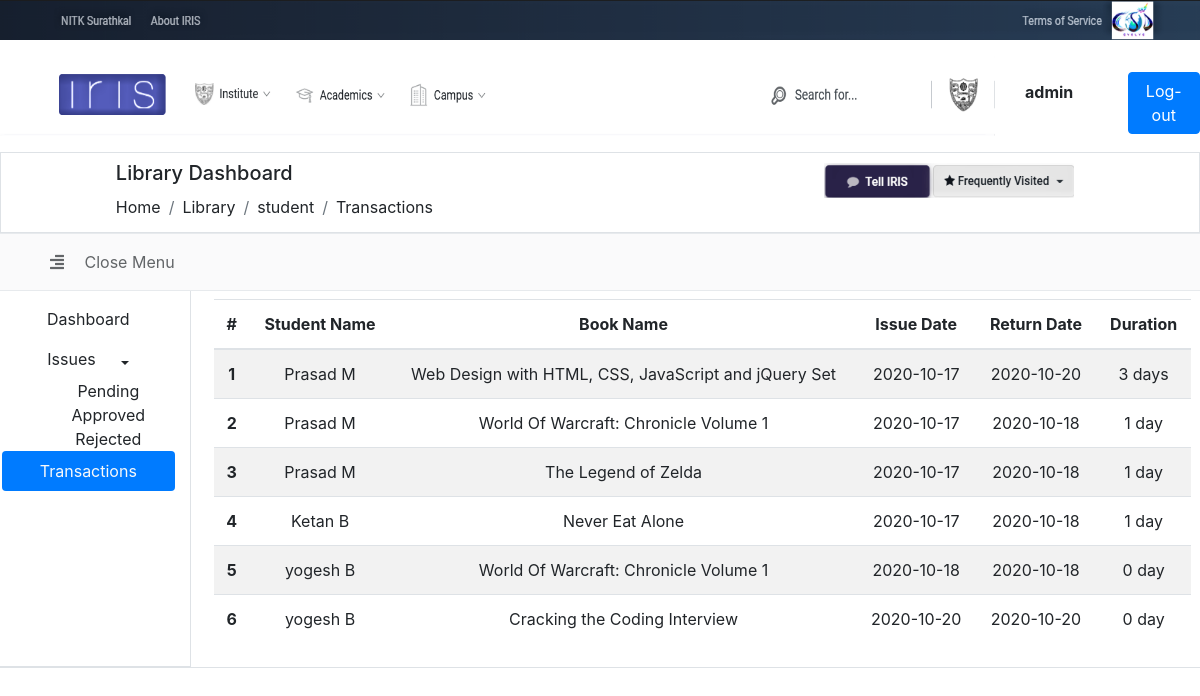
The app's page /admin-student/adminTransaction.php (signed in) with its own data.
### tables this page shows
CREATE TABLE `users` (
  `id` int(11) NOT NULL,
  `name` varchar(100) DEFAULT NULL,
  `collegeID` varchar(8) DEFAULT NULL,
  `passward` varchar(100) DEFAULT NULL
);

CREATE TABLE `issue` (
  `id` int(11) NOT NULL,
  `userID` int(11) NOT NULL,
  `bookID` int(11) NOT NULL,
  `tag` int(2) NOT NULL,
  `issueDate` date DEFAULT NULL,
  `returnDate` date DEFAULT NULL
);

CREATE TABLE `books` (
  `id` int(11) NOT NULL,
  `title` varchar(100) NOT NULL,
  `description` text NOT NULL,
  `quantity` int(11) NOT NULL,
  `isbn` bigint(15) NOT NULL
);

### admin-student/adminTransaction.php (the view, shortened to what this page needs)
<?php
  if (array_key_exists("id", $_SESSION) ) {
    include("../php//connection.php");
    $query = "SELECT id, collegeID FROM `users`";
    $row = mysqli_fetch_array(mysqli_query($conn, $query));
  }
  else{
    header("Location: ../../index.php?logout=1");
  }
  $mainBody = '';
  $count = 0;
  $query = "SELECT * FROM `issue`";
  $result = mysqli_query($conn, $query);
  if($result){
      if(mysqli_num_rows($result)>0){
          while($row1 = mysqli_fetch_assoc($result)){
            if($row1['tag'] == "2"){
              $count++;
              $diff = abs(strtotime($row1['returnDate']) - strtotime($row1['issueDate']));
              $duration = floor($diff/ (60*60*24));
              if($duration == "1" || $duration == "0"){
                $duration .= " day";
              }
              else if($duration > "1"){
                $duration .= " days";
              }
              else{
                $duration = "--";
              }
             $query2 = "SELECT * FROM `books` WHERE id = '".mysqli_real_escape_string($conn, $row1['bookID'])."'";
             $row2 = mysqli_fetch_array(mysqli_query($conn, $query2));
             $query3 = "SELECT `name` FROM `users` WHERE id = '".mysqli_real_escape_string($conn, $row1['userID'])."'";
             $row3 = mysqli_fetch_array(mysqli_query($conn, $query3));
             $mainBody .= '<tr>
             <th scope="row">'.$count.'</th>
             <td>'.$row3["name"].'</td>
             <td>'.$row2["title"].'</td>
             <td>'.$row1["issueDate"].'</td>
             <td>'.$row1["returnDate"].'</td>
             <td>'.$duration.'</td>
           </tr>';
         }
       }
     }
   }
  include("../php//header.php");
?>
<body>
  <div class="row ">
      <figure><img src="../../images/top_nav.PNG" width="100%" height="40px"></figure>
  </div>
  <div class="row">
    <div class="col-xl-10">
      <figure><img src="../../images/second_nav.PNG" width="100%" height="80px"></figure>
    </div>
    <div class="col-xl-1 mt-4 font-weight-bold">
        <?php echo $row["collegeID"]; ?>
    </Div>
    <div class="col-xl-1 mt-3">
        <a href="../../index.php?logout=1"><button type="button" class="btn btn-primary" id="log-out">
         Log-out
        </button></a>
    </div>
</div>
  <div class="container-fluid border">
    <div class="row">
      <div class="col-md-1"></div>
      <div class="col-md-7 py-2">
        <h5>Library Dashboard</h5>
        <nav aria-label="breadcrumb">
          <ol class="breadcrumb remalign">
            <li class="breadcrumb-item"><a href="#">Home</a></li>
            <li class="breadcrumb-item"><a href="../../index.php?logout=1">Library</a></li>
            <li class="breadcrumb-item"><a href="./student.php">student</a></li>
            <li class="breadcrumb-item">Transactions</li>
          </ol>
        </nav>
      </div>
      <div class="col-md-4 pl-4">
        <figure><img src="../../images/3rd_pic.PNG" width="250px" height="35px" style="position: relative; top: 10px;"></figure>
      </div>
    </div>
  </div>
    <div class="row bg-light" style="opacity: .7;">
      <div class="col-md-12 py-2 px-5 border">
            <a href="#" class="nav-link"  onclick="hideShowMenu()" id="hideShowMenu">
              <i class="fa fa-align-right mr-2 " id="hideShowMenuIcon"></i>
              <span class="hide-text-md ml-2" id="hideShowMenuText">Close Menu</span>
            </a>
      </div>
    </div>
    <div class="row main-content border border-top-0">
      <div class="col-md-2 border border-top-0 py-2" id="dash" style="text-align: center;">
      <ul class="nav flex-column">
          <li class="nav-item">
            <a class="nav-link" href="./admin.php">Dashboard</a>
          </li>
          <li class="nav-item">
            <a class="nav-link dropmenu" data-toggle="collapse" data-target="#submenu">Issues</a>
              <ul>
                <li><a href="./issuePending.php"  >Pending</a></li>
                <li><a href="./issueApproved.php">Approved</a></li>
                <li><a href="./issueRejected.php">Rejected</a></li>
              </ul>
          </li>
          <li class="nav-item bg-primary rounded">
            <a class="nav-link text-light"  disabled>Transactions</a>
          </li>
        </ul>
      </div>
      <div class="col-md-10 py-2" id="main-area">
        <div class="row text-center mx-2">
        <table class="table table-striped ">
            <thead>
                <tr>
                <th scope="col">#</th>
                <th scope="col">Student Name</th>
                <th scope="col">Book Name</th>
                <th scope="col">Issue Date</th>
                <th scope="col">Return Date</th>
                <th scope="col">Duration</th>
                </tr>
            </thead>
            <tbody>
                <?php echo $mainBody;?>
            </tbody>
            </table>
        </div>
      </div>
    </div>
</body>
</html>

### php/header.php (shortened to what this page needs)
<!doctype html>
<html lang="en">
<head>
  <link rel="stylesheet" href="https://stackpath.bootstrapcdn.com/bootstrap/4.5.0/css/bootstrap.min.css"
>
  <link rel="stylesheet" href="https://cdnjs.cloudflare.com/ajax/libs/font-awesome/4.7.0/css/font-awesome.min.css">
  <link rel="stylesheet" href="https://use.fontawesome.com/releases/v5.7.0/css/all.css"
>
</head>
<body>

### php/header.php (style rules this page uses)
.main-content { background-color: #fff; }
a { color: inherit; }
.breadcrumb { background-color: transparent !important; padding: .1rem 0rem !important; margin-bottom: .25rem !important; }
.dropmenu::after { display: inline-block; width: 0; height: 0; margin-left: 1.6em; content: ""; border-top: .3em solid; border-right: .3em solid transparent; border-bottom: 0; border-left: .3em solid transparent; }
ul { list-style-type: none; }

### records on screen
users: collegeID "admin"
issue: userID.name "Prasad M", bookID.title "Web Design with HTML, CSS, JavaScript and jQuery Set", issueDate "2020-10-17", returnDate "2020-10-20", duration "3 days"
issue: userID.name "Prasad M", bookID.title "World Of Warcraft: Chronicle Volume 1", issueDate "2020-10-17", returnDate "2020-10-18", duration "1 day"
issue: userID.name "Prasad M", bookID.title "The Legend of Zelda", issueDate "2020-10-17", returnDate "2020-10-18", duration "1 day"
issue: userID.name "Ketan B", bookID.title "Never Eat Alone", issueDate "2020-10-17", returnDate "2020-10-18", duration "1 day"
issue: userID.name "yogesh B", bookID.title "World Of Warcraft: Chronicle Volume 1", issueDate "2020-10-18", returnDate "2020-10-18", duration "0 day"
issue: userID.name "yogesh B", bookID.title "Cracking the Coding Interview", issueDate "2020-10-20", returnDate "2020-10-20", duration "0 day"
